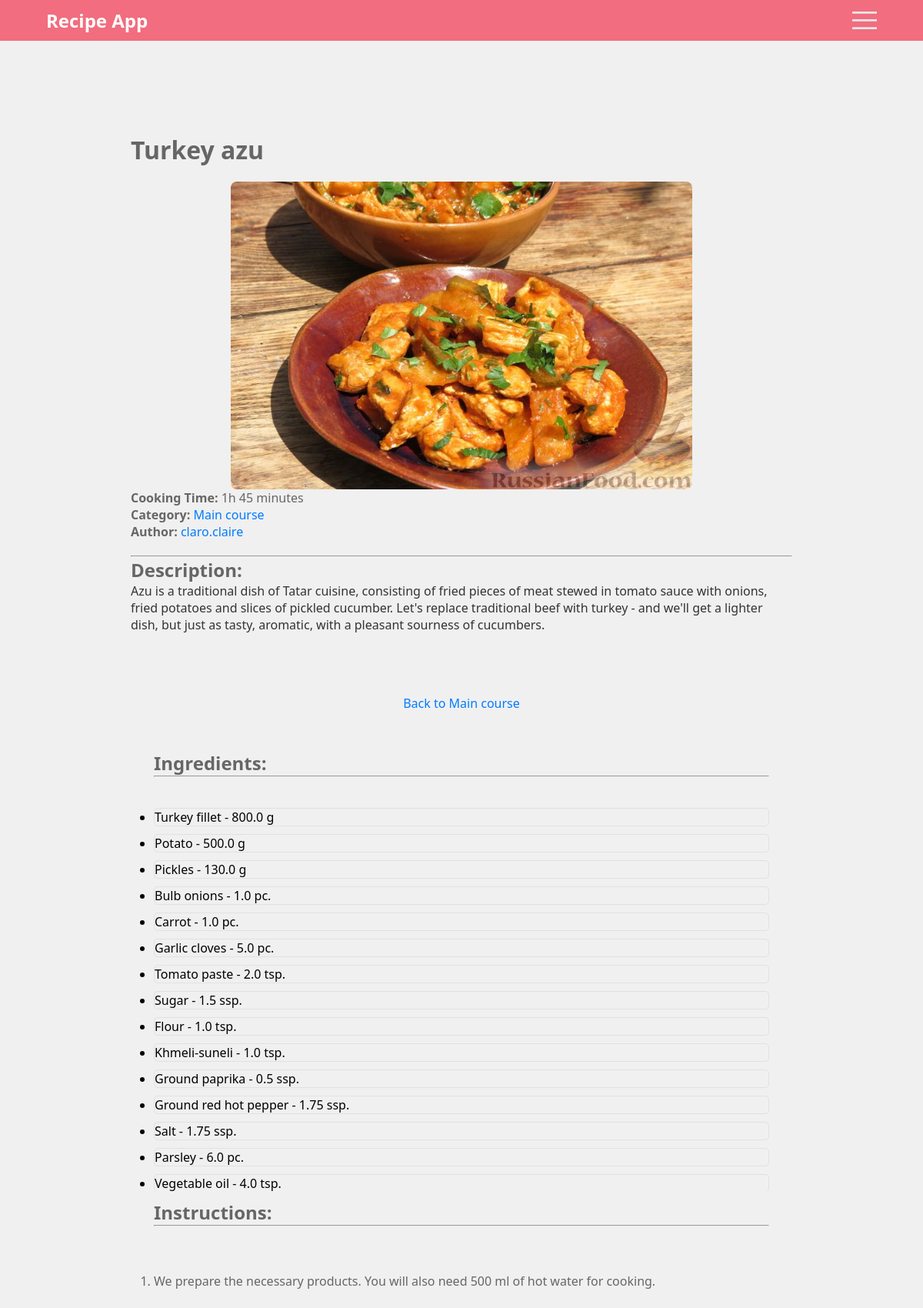
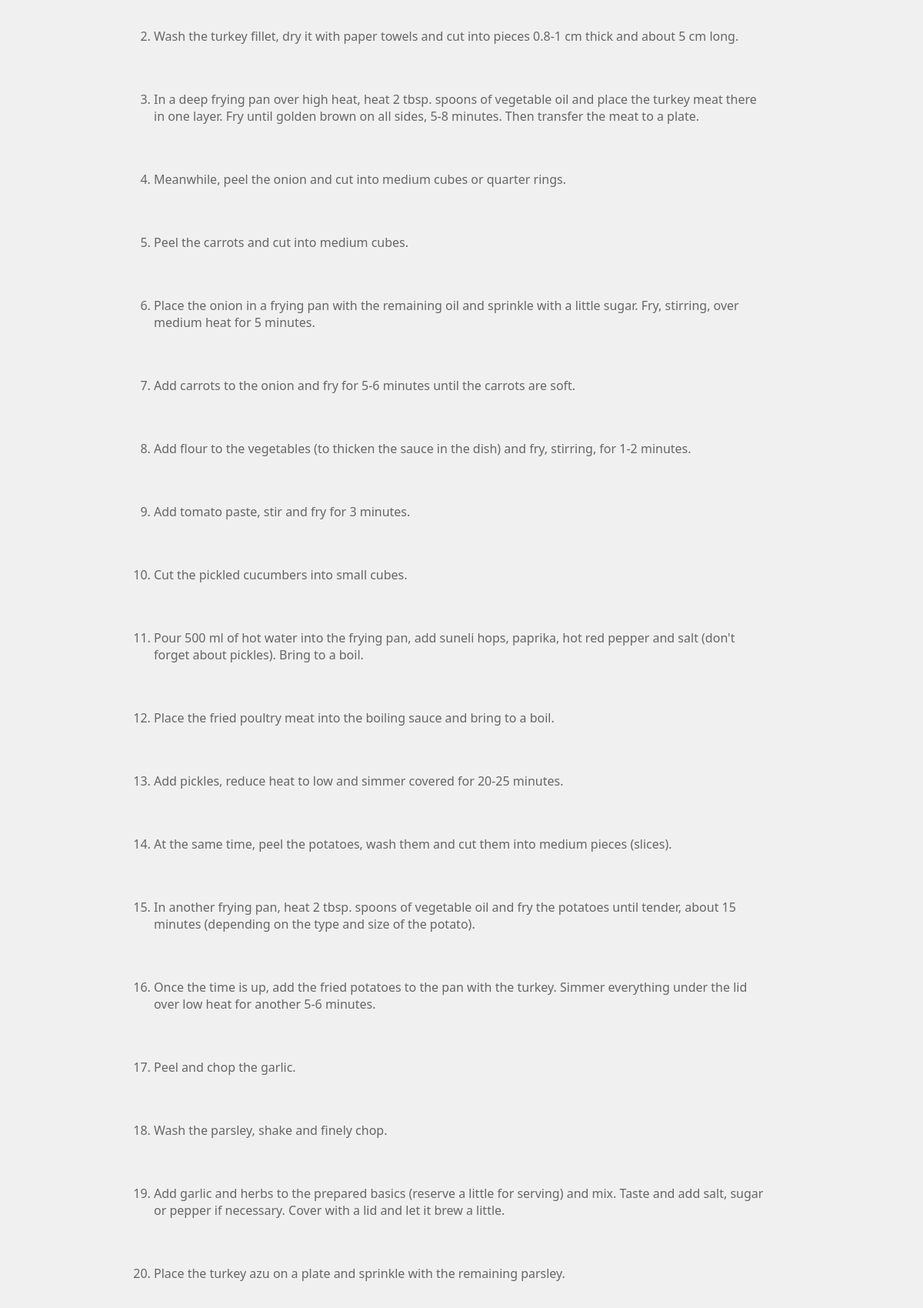
The page /recipe/56/ (upper part) on the database its author committed (2 pictures, top to bottom).
### recipes/models.py (models this page shows, shortened)
class Recipe(models.Model):
    title = models.CharField(max_length=100)
    description = models.TextField()
    category_choices = [
        ('Sauce', 'Sauce recipes'),
        ('Sweets', 'Sweets recipes'),
        ('Seasoning', 'Seasoning recipes'),
        ('Drink', 'Drink Recipes'),
        ('Marinade', 'Marinade recipes'),
        ('Dough', 'Recipes for dough products'),
        ('Snack', 'Snack Recipes'),
        ('Preparation', 'Preparation recipes'),
        ('Main course', 'Main course recipes'),
        ('First course', 'First course recipes'),
    ]
    category = models.CharField(max_length=100, choices=category_choices)
    cooking_time = models.CharField(max_length=50)
    image = models.ImageField(upload_to='recipe_images/')
    author = models.ForeignKey(settings.AUTH_USER_MODEL, on_delete=models.CASCADE)

class Ingredient(models.Model):
    recipe = models.ForeignKey(Recipe, on_delete=models.CASCADE, related_name='ingredients')
    name = models.CharField(max_length=50)
    quantity = models.FloatField()
    unit_choices = [
        ('.', '.'),
        ('cups', 'cups'),
        ('ml', 'ml'),
        ('l', 'l'),
        ('g', 'g'),
        ('kg', 'kg'),
        ('tsp.', 'tsp.'),
        ('tbsp.', 'tbsp.'),
        ('pc.', 'pc.'),
        ('taste', 'taste')
    ]
    unit = models.CharField(max_length=10, choices=unit_choices, default='cups')

class RecipeStep(models.Model):
    recipe = models.ForeignKey(Recipe, related_name='steps', on_delete=models.CASCADE)
    description = models.TextField()
    image = models.ImageField(upload_to='recipe_step_images/', blank=True, null=True)

### recipes/views.py (the view)
# urls.py: path('recipe/<int:pk>/', views.RecipeDetailView.as_view(), name='recipe_detail'),
class RecipeDetailView(DetailView):
    model = Recipe
    template_name = 'recipes/recipe_detail.html'
    context_object_name = 'recipe'
    def get_context_data(self, **kwargs):
        context = super().get_context_data(**kwargs)
        recipe = self.get_object()
        context['ingredients'] = recipe.ingredients.all()
        context['steps'] = recipe.steps.all()
        return context

### recipes/templates/recipes/recipe_detail.html (shortened to what this page needs)
{% extends 'recipes/base.html' %}
{% block content %}
    <div class="container2">
        <div class="row">
            <div class="col-lg-12 text-center">
                <div class="recipe-details">
                    <h1 class="recipe-title">{{ recipe.title }}</h1>
                    {% if recipe.image %}
                        <img src="{{ recipe.image.url }}" alt="Recipe Image" class="img-fluid recipe-image larger-image">
                    {% endif %}
                    <div class="recipe-meta">
                        <p><strong>Cooking Time:</strong> {{ recipe.cooking_time }} minutes</p>
                        <p><strong>Category:   </strong><a href="{% url 'category_detail' category=recipe.category %}" class="category-link1">{{ recipe.category }}</a></p>
                        <p><strong>Author:   </strong> <a href="{% url 'author_profile' pk=recipe.author.pk %}" class="author-link">{{ recipe.author }}</a></p>
                    </div>
                    <hr>
                    <div class="recipe-description">
                        <h2>Description:</h2>
                        <p>{{ recipe.description }}</p>
                    </div>
                </div>
            </div>
        </div>
        <div class="row">
            <div class="col-lg-12 text-center">
                <a href="{% url 'category_detail' category=recipe.category %}" class="btn btn-primary backwards">Back to {{ recipe.category }}</a>
            </div>
        </div>
        <div class="row">
            <div class="col-lg-6">
                <h2>Ingredients:</h2>
                <hr>
                <ul class="list-group">
                    {% for ingredient in ingredients %}
                        <li class="list-group-item">{{ ingredient.name }} - {{ ingredient.quantity }} {{ ingredient.unit }}</li>
                    {% empty %}
                        <li class="list-group-item">No ingredients found.</li>
                    {% endfor %}
                </ul>
            </div>
            <div class="col-lg-6">
                <h2>Instructions:</h2>
                <hr>
                <div class="instructions">
                    <ol class="list-group">
                        {% for step in steps %}
                            <li class="list-group-item">
                                <div class="step-description">
                                    <p>{{ step.description }}</p>
                                </div>
                            </li>
                        {% empty %}
                            <li class="list-group-item">No instructions found.</li>
                        {% endfor %}
                    </ol>
                </div>
            </div>
        </div>
    </div>
{% endblock %}

### static/css/styles.css (style rules this page uses)
* { margin: 0; padding: 0; }
h2 { font-family: 'Segoe UI', Tahoma, Geneva, Verdana, sans-serif; color: #666; }
.recipe-image { width: 100%; height: auto; border-radius: 8px; transition: transform 0.3s ease; }
body { font-family: 'Segoe UI', Tahoma, Geneva, Verdana, sans-serif; background-color: #f0f0f0; }
.list-group { margin-top: 40px; }
.list-group-item { border: none; border-bottom: 1px solid #dee2e6; }
.list-group-item:last-child { border-bottom: none; }
.container2 { display: flex; flex-direction: column; align-items: center; padding: 20px; }
.recipe-title { font-size: 32px; font-weight: bold; color: #666; margin-bottom: 20px; }
.recipe-meta { font-size: 16px; color: #666; margin-bottom: 20px; }
.category-link1 { color: #007bff; text-decoration: none; }
.author-link { color: #007bff; text-decoration: none; }
.recipe-description { margin-bottom: 30px; color: #333; }
.instructions { width: 100%; max-width: 800px; }
.instructions .list-group-item { border: none; padding: 20px 0; font-size: 16px; color: #666; }
.step-description p { margin-bottom: 10px; }
.row { margin-top: 50px; }
.larger-image { max-width: 600px; max-height: 400px; display: block; margin: 0 auto; }
.backwards { text-decoration: none; color: #007bff }
.list-group-item { border: 1px solid #dee2e6; border-radius: 5px; margin-bottom: 10px; }

### rows shown on the page
Recipe: title "Turkey azu", image (picture), cooking_time "1h 45", category "Main course", author "claro.claire", description "Azu is a traditional dish of Tatar cuisine, consisting of fried pieces of meat stewed in tomato sauce with onions, fried potatoes and slices of pickled cucumber. Let's replace traditional beef with turkey - and we'll get a lighter dish, but just as tasty, aromatic, with a pleasant sourness of cucumbers."
Ingredient: name "Turkey fillet", quantity "800.0", unit "g"
Ingredient: name "Potato", quantity "500.0", unit "g"
Ingredient: name "Pickles", quantity "130.0", unit "g"
Ingredient: name "Bulb onions", quantity "1.0", unit "pc."
Ingredient: name "Carrot", quantity "1.0", unit "pc."
Ingredient: name "Garlic cloves", quantity "5.0", unit "pc."
Ingredient: name "Tomato paste", quantity "2.0", unit "tsp."
Ingredient: name "Sugar", quantity "1.5", unit "ssp."
Ingredient: name "Flour", quantity "1.0", unit "tsp."
Ingredient: name "Khmeli-suneli", quantity "1.0", unit "tsp."
Ingredient: name "Ground paprika", quantity "0.5", unit "ssp."
Ingredient: name "Ground red hot pepper", quantity "1.75", unit "ssp."
Ingredient: name "Salt", quantity "1.75", unit "ssp."
Ingredient: name "Parsley", quantity "6.0", unit "pc."
Ingredient: name "Vegetable oil", quantity "4.0", unit "tsp."
RecipeStep: description "We prepare the necessary products. You will also need 500 ml of hot water for cooking."
RecipeStep: description "Wash the turkey fillet, dry it with paper towels and cut into pieces 0.8-1 cm thick and about 5 cm long."
RecipeStep: description "In a deep frying pan over high heat, heat 2 tbsp. spoons of vegetable oil and place the turkey meat there in one layer. Fry until golden brown on all sides, 5-8 minutes. Then transfer the meat to a plate."
RecipeStep: description "Meanwhile, peel the onion and cut into medium cubes or quarter rings."
RecipeStep: description "Peel the carrots and cut into medium cubes."
RecipeStep: description "Place the onion in a frying pan with the remaining oil and sprinkle with a little sugar. Fry, stirring, over medium heat for 5 minutes."
RecipeStep: description "Add carrots to the onion and fry for 5-6 minutes until the carrots are soft."
RecipeStep: description "Add flour to the vegetables (to thicken the sauce in the dish) and fry, stirring, for 1-2 minutes."
RecipeStep: description "Add tomato paste, stir and fry for 3 minutes."
RecipeStep: description "Cut the pickled cucumbers into small cubes."
RecipeStep: description "Pour 500 ml of hot water into the frying pan, add suneli hops, paprika, hot red pepper and salt (don't forget about pickles). Bring to a boil."
RecipeStep: description "Place the fried poultry meat into the boiling sauce and bring to a boil."
RecipeStep: description "Add pickles, reduce heat to low and simmer covered for 20-25 minutes."
RecipeStep: description "At the same time, peel the potatoes, wash them and cut them into medium pieces (slices)."
RecipeStep: description "In another frying pan, heat 2 tbsp. spoons of vegetable oil and fry the potatoes until tender, about 15 minutes (depending on the type and size of the potato)."
RecipeStep: description "Once the time is up, add the fried potatoes to the pan with the turkey. Simmer everything under the lid over low heat for another 5-6 minutes."
RecipeStep: description "Peel and chop the garlic."
RecipeStep: description "Wash the parsley, shake and finely chop."
RecipeStep: description "Add garlic and herbs to the prepared basics (reserve a little for serving) and mix. Taste and add salt, sugar or pepper if necessary. Cover with a lid and let it brew a little."
RecipeStep: description "Place the turkey azu on a plate and sprinkle with the remaining parsley."
